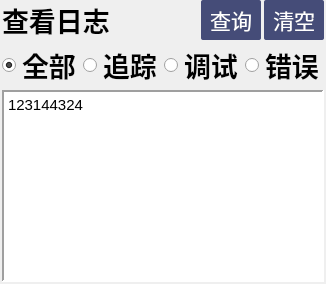
       <widget class="QWidget" name="ctrllog">
        <layout class="QVBoxLayout" name="verticalLayout_10" stretch="1,1,8">
         <property name="spacing">
          <number>2</number>
         </property>
         <property name="leftMargin">
          <number>2</number>
         </property>
         <property name="topMargin">
          <number>0</number>
         </property>
         <property name="rightMargin">
          <number>2</number>
         </property>
         <property name="bottomMargin">
          <number>2</number>
         </property>
         <item>
          <layout class="QHBoxLayout" name="horizontalLayout_9" stretch="7,0,0">
           <property name="spacing">
            <number>3</number>
           </property>
           <item>
            <widget class="QLabel" name="label_8">
             <property name="font">
              <font>
               <pointsize>20</pointsize>
               <weight>75</weight>
               <bold>true</bold>
              </font>
             </property>
             <property name="text">
              <string>查看日志</string>
             </property>
            </widget>
           </item>
           <item>
            <widget class="QPushButton" name="pushButton_5">
             <property name="sizePolicy">
              <sizepolicy hsizetype="Minimum" vsizetype="Preferred">
               <horstretch>0</horstretch>
               <verstretch>0</verstretch>
              </sizepolicy>
             </property>
             <property name="font">
              <font>
               <pointsize>16</pointsize>
              </font>
             </property>
             <property name="styleSheet">
              <string notr="true">QPushButton{
background-color: rgb(69, 76, 120);
color: rgb(255, 255, 255);
border: none;
border-radius: 2px;
width:60px;

}
 
QPushButton:hover{
background-color: rgb(0, 0, 152);
color: rgb(255, 255, 255);
border: none;
border-radius: 3px;

}
 
QPushButton:pressed{
background-color: rgb(0, 0, 152);
color: rgb(255, 255, 255);

}
</string>
             </property>
             <property name="text">
              <string>查询</string>
             </property>
            </widget>
           </item>
           <item>
            <widget class="QPushButton" name="pushButton_4">
             <property name="sizePolicy">
              <sizepolicy hsizetype="Minimum" vsizetype="Preferred">
               <horstretch>0</horstretch>
               <verstretch>0</verstretch>
              </sizepolicy>
             </property>
             <property name="font">
              <font>
               <pointsize>16</pointsize>
              </font>
             </property>
             <property name="styleSheet">
              <string notr="true">QPushButton{
background-color: rgb(69, 76, 120);
color: rgb(255, 255, 255);
border: none;
border-radius: 2px;
width:60px;

}
 
QPushButton:hover{
background-color: rgb(0, 0, 152);
color: rgb(255, 255, 255);
border: none;
border-radius: 3px;

}
 
QPushButton:pressed{
background-color: rgb(0, 0, 152);
color: rgb(255, 255, 255);

}
</string>
             </property>
             <property name="text">
              <string>清空</string>
             </property>
            </widget>
           </item>
          </layout>
         </item>
         <item>
          <layout class="QHBoxLayout" name="horizontalLayout_10">
           <item>
            <widget class="QRadioButton" name="logall">
             <property name="font">
              <font>
               <pointsize>20</pointsize>
               <weight>75</weight>
               <bold>true</bold>
              </font>
             </property>
             <property name="styleSheet">
              <string notr="true">QRadioButton::indicator:unchecked {
    
		
	image: url(:/images/images/unchecked.png);
	width:20px;
	height:20px;

}

QRadioButton::indicator:checked {
   		image: url(:/images/images/checked.png);
		width:20px;
		height:20px;
}

QRadioButton::hover
{
		
	color: rgb(32, 74, 135);
	

}


</string>
             </property>
             <property name="text">
              <string>全部</string>
             </property>
             <property name="checked">
              <bool>true</bool>
             </property>
            </widget>
           </item>
           <item>
            <widget class="QRadioButton" name="logtrace">
             <property name="font">
              <font>
               <pointsize>20</pointsize>
               <weight>75</weight>
               <bold>true</bold>
              </font>
             </property>
             <property name="styleSheet">
              <string notr="true">QRadioButton::indicator:unchecked {
    
		
	image: url(:/images/images/unchecked.png);
	width:20px;
	height:20px;

}

QRadioButton::indicator:checked {
   		image: url(:/images/images/checked.png);
		width:20px;
		height:20px;
}

QRadioButton::hover
{
		
	color: rgb(32, 74, 135);
	

}


</string>
             </property>
             <property name="text">
              <string>追踪</string>
             </property>
            </widget>
           </item>
           <item>
            <widget class="QRadioButton" name="logdebug">
             <property name="font">
              <font>
               <pointsize>20</pointsize>
               <weight>75</weight>
               <bold>true</bold>
              </font>
             </property>
             <property name="styleSheet">
              <string notr="true">QRadioButton::indicator:unchecked {
    
		
	image: url(:/images/images/unchecked.png);
	width:20px;
	height:20px;

}

QRadioButton::indicator:checked {
   		image: url(:/images/images/checked.png);
		width:20px;
		height:20px;
}

QRadioButton::hover
{
		
	color: rgb(32, 74, 135);
	

}


</string>
             </property>
             <property name="text">
              <string>调试</string>
             </property>
            </widget>
           </item>
           <item>
            <widget class="QRadioButton" name="logerror">
             <property name="font">
              <font>
               <pointsize>20</pointsize>
               <weight>75</weight>
               <bold>true</bold>
              </font>
             </property>
             <property name="styleSheet">
              <string notr="true">QRadioButton::indicator:unchecked {
    
		
	image: url(:/images/images/unchecked.png);
	width:20px;
	height:20px;

}

QRadioButton::indicator:checked {
   		image: url(:/images/images/checked.png);
		width:20px;
		height:20px;
}

QRadioButton::hover
{
		
	color: rgb(32, 74, 135);
	

}


</string>
             </property>
             <property name="text">
              <string>错误</string>
             </property>
            </widget>
           </item>
          </layout>
         </item>
         <item>
          <widget class="QTextBrowser" name="msginfo">
           <property name="font">
            <font>
             <pointsize>16</pointsize>
             <weight>75</weight>
             <bold>true</bold>
            </font>
           </property>
           <property name="frameShape">
            <enum>QFrame::Panel</enum>
           </property>
           <property name="lineWidth">
            <number>2</number>
           </property>
           <property name="html">
            <string>&lt;!DOCTYPE HTML PUBLIC &quot;-//W3C//DTD HTML 4.0//EN&quot; &quot;http://www.w3.org/TR/REC-html40/strict.dtd&quot;&gt;
&lt;html&gt;&lt;head&gt;&lt;meta name=&quot;qrichtext&quot; content=&quot;1&quot; /&gt;&lt;style type=&quot;text/css&quot;&gt;
p, li { white-space: pre-wrap; }
&lt;/style&gt;&lt;/head&gt;&lt;body style=&quot; font-family:'Ubuntu'; font-size:16pt; font-weight:600; font-style:normal;&quot;&gt;
&lt;p style=&quot; margin-top:0px; margin-bottom:0px; margin-left:0px; margin-right:0px; -qt-block-indent:0; text-indent:0px;&quot;&gt;&lt;span style=&quot; font-size:11pt; font-weight:400;&quot;&gt;123144324&lt;/span&gt;&lt;/p&gt;&lt;/body&gt;&lt;/html&gt;</string>
           </property>
          </widget>
         </item>
        </layout>
       </widget>
